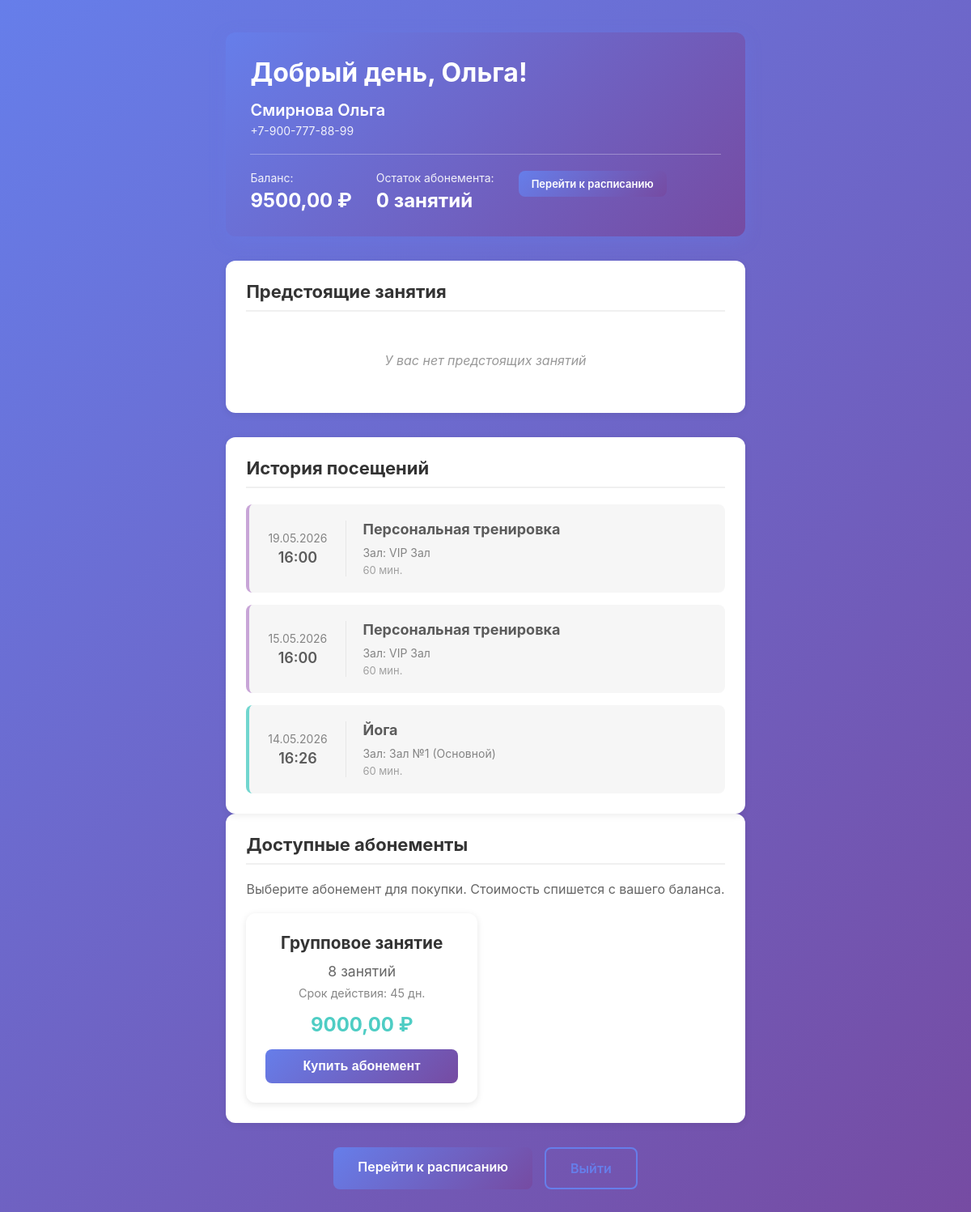
Before: /profile/ (signed in) with the older database file.
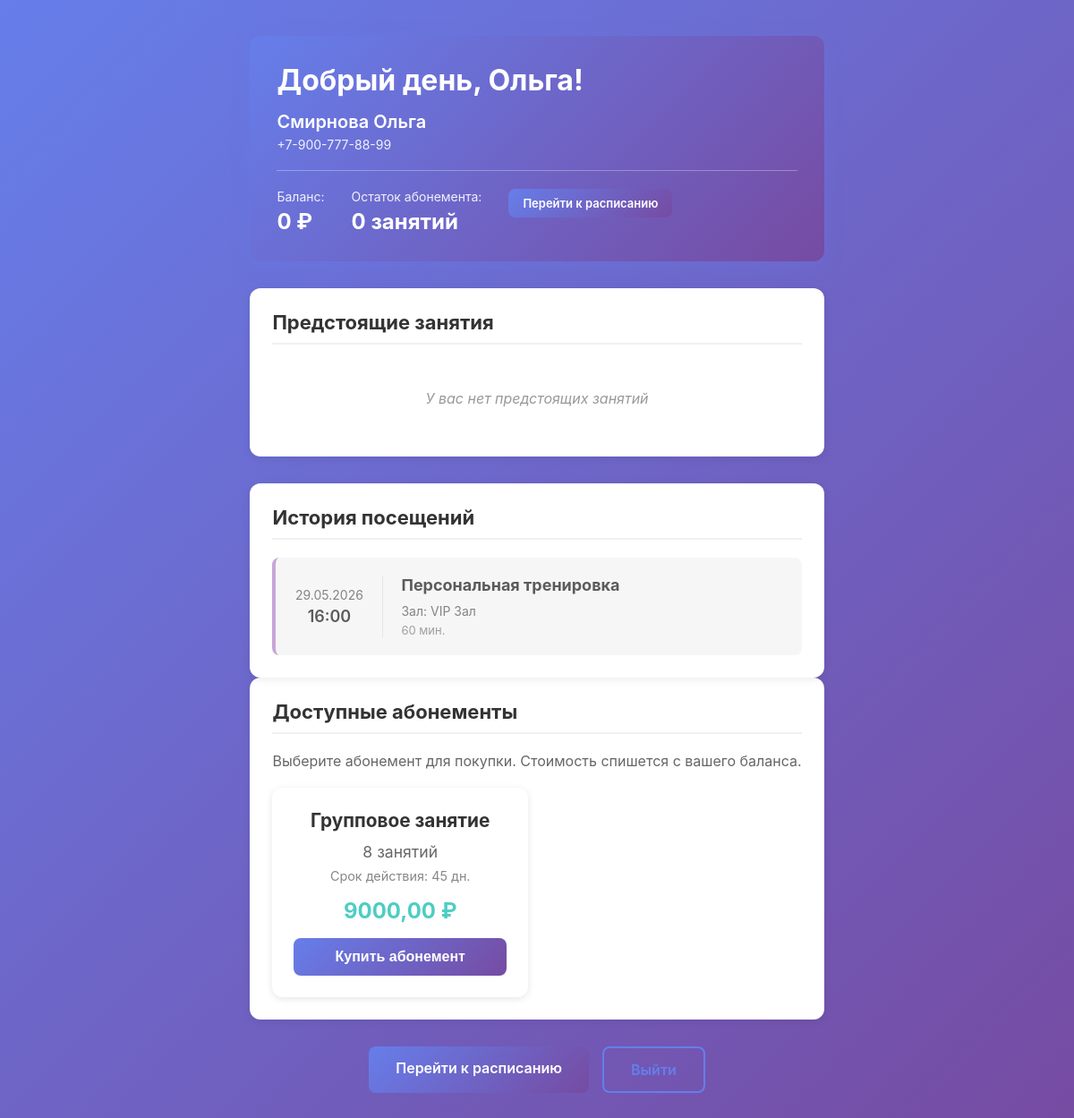
After: the same page with the newer database file.
### core/models.py (models this page shows, shortened)
class User(AbstractUser):
    ROLE_CHOICES = [
        ('student', 'Ученик'),
        ('moderator', 'Модератор'),
        ('admin', 'Администратор'),
    ]
    phone = models.CharField("Телефон", max_length=20, blank=True)
    role = models.CharField("Роль", max_length=20, choices=ROLE_CHOICES, default='student')
    created_at = models.DateTimeField("Дата регистрации", auto_now_add=True)
    is_active = models.BooleanField("Активен", default=True)
    balance = models.DecimalField("Баланс", max_digits=10, decimal_places=2, default=0)
    telegram_id = models.BigIntegerField("Telegram ID", null=True, blank=True, unique=True,
                                             help_text="Уникальный идентификатор пользователя в Telegram")
    vk_id = models.BigIntegerField("VK ID", null=True, blank=True, unique=True,
                                       help_text="Уникальный идентификатор пользователя ВКонтакте")
    allowed_tariffs = models.ManyToManyField(Tariff, blank=True,
                                             verbose_name="Доступные тарифы",
                                             help_text="Тарифы, которые доступны пользователю для записи")
    class Meta:
        verbose_name = "Клиент"
        verbose_name_plural = "Клиенты"
        ordering = ['last_name', 'first_name']
    @property
    def is_moderator(self):
        return self.role in ['moderator', 'admin']
    @property
    def is_admin(self):
        return self.role == 'admin'

class ClassSession(models.Model):
    class_type = models.ForeignKey(ClassType, on_delete=models.CASCADE, verbose_name="Занятие")
    tariff = models.ForeignKey(Tariff, on_delete=models.PROTECT, verbose_name="Тариф",
                               help_text="Тариф для этого занятия", null=True, blank=True)
    date_time = models.DateTimeField("Дата и время")
    duration = models.PositiveIntegerField("Длительность (мин)", default=60)
    hall = models.ForeignKey(Hall, on_delete=models.SET_NULL, null=True, blank=True, verbose_name="Зал")
    is_recurring = models.BooleanField("Повторять каждую неделю", default=False)
    recurrence_id = models.CharField("ID серии повторений", max_length=50, blank=True, db_index=True)
    max_participants_override = models.PositiveIntegerField("Переопределение макс. участников",
                                                            null=True, blank=True,
                                                            help_text="Если указано, переопределяет макс. количество участников из тарифа для этого занятия")
    class Meta:
        verbose_name = "Занятие"
        verbose_name_plural = "Занятия"
        ordering = ['-date_time']

class ClassType(models.Model):
    name = models.CharField("Название занятия", max_length=100)
    description = models.TextField("Описание", blank=True)
    duration_minutes = models.PositiveIntegerField("Стандартная длительность (мин)", default=60)
    default_tariff = models.ForeignKey(Tariff, on_delete=models.SET_NULL, null=True, blank=True,
                                       verbose_name="Тариф по умолчанию",
                                       help_text="Тариф, применяемый по умолчанию для этого типа занятий")
    class Meta:
        verbose_name = "Тип занятия"
        verbose_name_plural = "Типы занятий"
        ordering = ['name']

class Hall(models.Model):
    COLOR_CHOICES = [
        ('#FF6B6B', 'Красный'),
        ('#4ECDC4', 'Бирюзовый'),
        ('#45B7D1', 'Голубой'),
        ('#96CEB4', 'Зеленый'),
        ('#FFEAA7', 'Желтый'),
        ('#DDA0DD', 'Фиолетовый'),
        ('#FFA07A', 'Оранжевый'),
        ('#98D8C8', 'Мятный'),
        ('#F7DC6F', 'Лимонный'),
        ('#BB8FCE', 'Лавандовый'),
    ]
    name = models.CharField("Название зала", max_length=100)
    address = models.TextField("Адрес", blank=True)
    price_per_hour = models.DecimalField("Цена за час", max_digits=10, decimal_places=2, default=0)
    color = models.CharField("Цвет события", max_length=7, choices=COLOR_CHOICES, default='#4ECDC4')
    class Meta:
        verbose_name = "Зал"
        verbose_name_plural = "Залы"

class Tariff(models.Model):
    TYPE_CHOICES = [
        ('group', 'Групповое занятие'),
        ('individual', 'Индивидуальное занятие'),
        ('split', 'Сплит (до 2 человек)'),
    ]
    name = models.CharField("Название тарифа", max_length=100)
    tariff_type = models.CharField("Тип тарифа", max_length=20, choices=TYPE_CHOICES, default='group')
    price_per_person = models.DecimalField("Цена за одного человека", max_digits=10, decimal_places=2)
    price_full_split = models.DecimalField("Полная цена за сплит (если пришел 1 из 2)",
                                           max_digits=10, decimal_places=2, default=0,
                                           help_text="Заполняется только для тарифа 'Сплит'")
    max_participants = models.PositiveIntegerField("Макс. участников", default=10)
    description = models.TextField("Описание", blank=True)
    is_active = models.BooleanField("Активен", default=True)
    created_at = models.DateTimeField("Дата создания", auto_now_add=True)
    is_subscription_available = models.BooleanField("Доступен абонемент", default=False,
                                                    help_text="Если отмечено, для этого тарифа можно приобрести абонемент")
    subscription_sessions_count = models.PositiveIntegerField("Количество занятий в абонементе",
                                                              default=8,
                                                              help_text="Стандартное количество занятий в абонементе")
    subscription_price = models.DecimalField("Стоимость абонемента", max_digits=10, decimal_places=2,
                                             default=0,
                                             help_text="Общая стоимость абонемента")
    subscription_validity_days = models.PositiveIntegerField("Срок действия абонемента (дней)",
                                                             default=45,
                                                             help_text="Срок действия абонемента в днях (по умолчанию 45 дней = 1.5 месяца)")
    class Meta:
        verbose_name = "Тариф"
        verbose_name_plural = "Тарифы"
        ordering = ['name']

### core/views.py (the view)
# urls.py: path('profile/', views.profile_view, name='profile'),
@login_required
def profile_view(request):
    client = request.user
    current_hour = timezone.now().hour
    if 5 <= current_hour < 12:
        greeting = "Доброе утро"
    elif 12 <= current_hour < 18:
        greeting = "Добрый день"
    else:
        greeting = "Добрый вечер"
    upcoming_sessions = ClassSession.objects.filter(
        bookings__client=client,
        bookings__status__in=['confirmed', 'paid'],
        date_time__gte=timezone.now()
    ).select_related('class_type', 'hall').prefetch_related('bookings').order_by('date_time')[:10]
    past_sessions = ClassSession.objects.filter(
        bookings__client=client,
        bookings__status__in=['paid'],
        date_time__lt=timezone.now()
    ).select_related('class_type', 'hall').prefetch_related('bookings').order_by('-date_time')[:20]
    active_subscriptions = Subscription.objects.filter(
        client=client,
        status='active'
    ).select_related('tariff').order_by('-purchased_at')
    subscription_remaining = sum(sub.sessions_remaining for sub in active_subscriptions)
    available_tariffs_with_subscriptions = Tariff.objects.filter(
        id__in=client.allowed_tariffs.all(),
        is_subscription_available=True,
        is_active=True
    ).annotate()
    context = {
        'client': client,
        'greeting': greeting,
        'upcoming_sessions': upcoming_sessions,
        'past_sessions': past_sessions,
        'is_moderator': client.is_moderator,
        'is_admin': client.is_admin,
        'is_staff': client.is_staff,
        'active_subscriptions': active_subscriptions,
        'subscription_remaining': subscription_remaining,
        'available_tariffs_with_subscriptions': available_tariffs_with_subscriptions,
    }
    return render(request, 'core/profile.html', context)

### core/templates/core/profile.html (shortened to what this page needs)
{% extends 'core/auth_base.html' %}
{% load static %}
{% block extrastyle %}
<link rel="stylesheet" href="{% static 'core/css/auth.css' %}">
{% endblock %}
{% block content %}
<div class="profile-container">
    <div class="profile-header">
        <h1>{{ greeting }}, {{ client.first_name }}!</h1>
        <div class="user-info">
            <span class="user-name">{{ client.last_name }} {{ client.first_name }}</span>
            {% if client.phone %}
                <span class="user-phone">{{ client.phone }}</span>
            {% endif %}
        </div>
        <div class="balance-info">
            <div class="balance-item">
                <span class="balance-label">Баланс:</span>
                <span class="balance-value">{{ client.balance|default:"0" }} ₽</span>
            </div>
            <div class="balance-item">
                <span class="balance-label">Остаток абонемента:</span>
                <span class="balance-value">{{ subscription_remaining|default:"0" }} занятий</span>
            </div>
            <div class="balance-item">
                <a href="{% url 'calendar' %}" class="btn btn-secondary btn-small">Перейти к расписанию</a>
            </div>
        </div>
    </div>
    <div class="profile-content">
        <section class="profile-section">
            <h2>Предстоящие занятия</h2>
            {% if upcoming_sessions %}
                <div class="sessions-list">
                    {% for session in upcoming_sessions %}
                        <div class="session-card" style="border-left-color: {{ session.hall.color|default:'#4ECDC4' }}">
                            <div class="session-time">
                                <span class="date">{{ session.date_time|date:"d.m.Y" }}</span>
                                <span class="time">{{ session.date_time|date:"H:i" }}</span>
                            </div>
                            <div class="session-details">
                                <h3>{{ session.class_type.name }}</h3>
                                {% if session.hall %}
                                    <p class="hall-name">Зал: {{ session.hall.name }}</p>
                                {% endif %}
                                <p class="duration">{{ session.duration }} мин.</p>
                            </div>
                        </div>
                    {% endfor %}
                </div>
            {% else %}
                <p class="no-data">У вас нет предстоящих занятий</p>
            {% endif %}
        </section>
        <section class="profile-section">
            <h2>История посещений</h2>
            {% if past_sessions %}
                <div class="sessions-list">
                    {% for session in past_sessions %}
                        <div class="session-card past" style="border-left-color: {{ session.hall.color|default:'#4ECDC4' }}">
                            <div class="session-time">
                                <span class="date">{{ session.date_time|date:"d.m.Y" }}</span>
                                <span class="time">{{ session.date_time|date:"H:i" }}</span>
                            </div>
                            <div class="session-details">
                                <h3>{{ session.class_type.name }}</h3>
                                {% if session.hall %}
                                    <p class="hall-name">Зал: {{ session.hall.name }}</p>
                                {% endif %}
                                <p class="duration">{{ session.duration }} мин.</p>
                            </div>
                        </div>
                    {% endfor %}
                </div>
            {% else %}
                <p class="no-data">История посещений пуста</p>
            {% endif %}
        </section>
    </div>
    {% if available_tariffs_with_subscriptions %}
    <div class="profile-section">
        <h2>Доступные абонементы</h2>
        <p class="section-description">Выберите абонемент для покупки. Стоимость спишется с вашего баланса.</p>
        <div class="subscriptions-grid">
            {% for tariff in available_tariffs_with_subscriptions %}
            <div class="subscription-card">
                <h3>{{ tariff.name }}</h3>
                <p class="subscription-details">{{ tariff.subscription_sessions_count }} занятий</p>
                <p class="subscription-validity">Срок действия: {{ tariff.subscription_validity_days }} дн.</p>
                <p class="subscription-price">{{ tariff.subscription_price }} ₽</p>
                <button class="btn btn-primary purchase-subscription-btn" data-tariff-id="{{ tariff.id }}" data-tariff-name="{{ tariff.name }}" data-price="{{ tariff.subscription_price }}">
                    Купить абонемент
                </button>
            </div>
            {% endfor %}
        </div>
    </div>
    {% endif %}
    <div class="profile-actions">
        <a href="{% url 'calendar' %}" class="btn btn-secondary">Перейти к расписанию</a>
        <a href="{% url 'logout' %}" class="btn btn-outline">Выйти</a>
    </div>
</div>
{% endblock %}

### core/templates/core/auth_base.html (shortened to what this page needs)
<!DOCTYPE html>
<html lang="ru">
<head>
    {% block extrastyle %}{% endblock %}
</head>
<body>
    <div class="auth-wrapper">
        {% block content %}{% endblock %}
    </div>
</body>
</html>

Changed rows visible on the page:
removed ClassSession: date_time "19.05.2026", date_time "16:00", class_type.name "Персональная тренировка", hall.name "VIP Зал", duration "60"
no longer on this page (row edited): ClassSession: date_time "14.05.2026", date_time "16:26", class_type.name "Йога", hall.name "Зал №1 (Основной)", duration "60"
changed User "Ольга": balance "9500,00" → "0"
changed ClassSession "Персональная тренировка": date_time "15.05.2026" → "29.05.2026"
